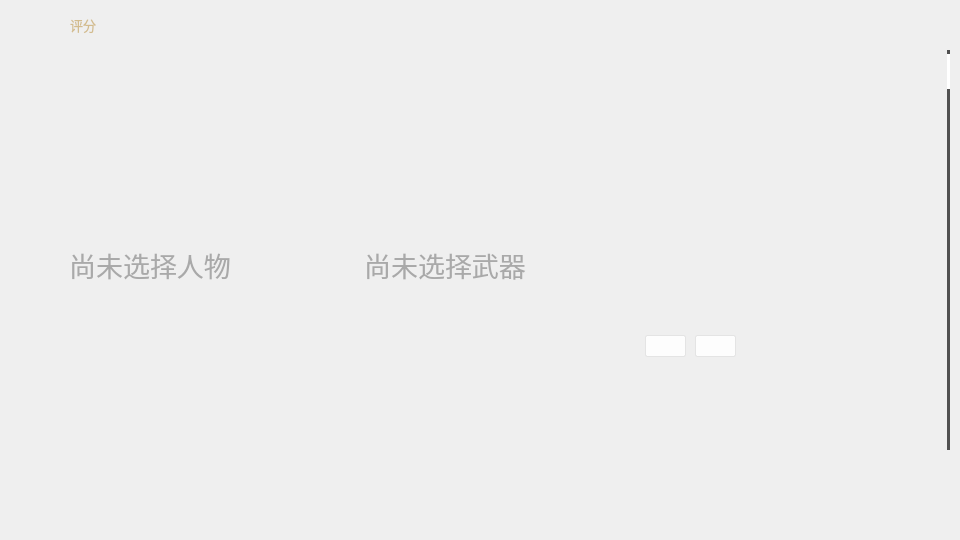
<?xml version="1.0" encoding="UTF-8"?>
<ui version="4.0">
 <class>Rating</class>
 <widget class="QWidget" name="Rating">
  <property name="geometry">
   <rect>
    <x>0</x>
    <y>0</y>
    <width>960</width>
    <height>540</height>
   </rect>
  </property>
  <property name="windowTitle">
   <string>Form</string>
  </property>
  <property name="styleSheet">
   <string notr="true"/>
  </property>
  <widget class="QPushButton" name="Back">
   <property name="geometry">
    <rect>
     <x>900</x>
     <y>3</y>
     <width>42</width>
     <height>42</height>
    </rect>
   </property>
   <property name="font">
    <font>
     <family>汉仪文黑-85W</family>
     <pointsize>25</pointsize>
    </font>
   </property>
   <property name="autoFillBackground">
    <bool>false</bool>
   </property>
   <property name="styleSheet">
    <string notr="true">/*按钮普通态*/
QPushButton
{
	/*字体为微软雅黑*/
    font-family:汉仪文黑-85W;
    /*字体大小为20点*/
    font-size:25pt;
    /*字体颜色为黑色*/    
    color:black;
    /*背景颜色*/  
    background-color:transparent;
    /*边框圆角半径为25像素*/ 
    border-radius:21px;
	border-image: url(:/Icon/close.png)
}

/*按钮停留态*/
/*QPushButton:hover*/
/*{*/
    /*背景颜色*/  
    /*background-color: #ecf5ff;*/
	/*字体颜色*/  
    /*color: #409eff;*/
/*}*/

/*按钮按下态*/
QPushButton:pressed
{
    /*字体颜色为黑色*/    
    color:black;
    /*左内边距为3像素，让按下时字向右移动3像素*/  
    padding-left:3px;
    /*上内边距为3像素，让按下时字向下移动3像素*/  
    padding-top:3px;
	border-image: url(:/Icon/close_selected.png)
}</string>
   </property>
   <property name="text">
    <string/>
   </property>
   <property name="autoDefault">
    <bool>false</bool>
   </property>
   <property name="default">
    <bool>false</bool>
   </property>
  </widget>
  <widget class="QPushButton" name="Save">
   <property name="geometry">
    <rect>
     <x>15</x>
     <y>3</y>
     <width>42</width>
     <height>42</height>
    </rect>
   </property>
   <property name="font">
    <font>
     <family>汉仪文黑-85W</family>
     <pointsize>15</pointsize>
    </font>
   </property>
   <property name="toolTip">
    <string>&lt;html&gt;&lt;head/&gt;&lt;body&gt;&lt;p&gt;保存&lt;/p&gt;&lt;/body&gt;&lt;/html&gt;</string>
   </property>
   <property name="whatsThis">
    <string>&lt;html&gt;&lt;head/&gt;&lt;body&gt;&lt;p&gt;保存&lt;/p&gt;&lt;/body&gt;&lt;/html&gt;</string>
   </property>
   <property name="autoFillBackground">
    <bool>false</bool>
   </property>
   <property name="styleSheet">
    <string notr="true">/*按钮普通态*/
QPushButton
{
	/*字体为微软雅黑*/
    font-family:汉仪文黑-85W;
    /*字体大小为20点*/
    font-size:15pt;
    /*字体颜色为黑色*/    
    color:black;
    /*背景颜色*/  
    background-color:transparent;
    /*边框圆角半径为25像素*/ 
    border-radius:21px;
	border-image: url(:/Icon/save.png)
}

/*按钮停留态*/
/*QPushButton:hover
{
    /*背景颜色*/  
    /*background-color: #ecf5ff;
	/*字体颜色*/  
    /*color: #409eff;
}

/*按钮按下态*/
QPushButton:pressed
{
    /*字体颜色为黑色*/    
    color:black;
    /*背景颜色*/  
    background-color:transparent;
    /*左内边距为3像素，让按下时字向右移动3像素*/  
    padding-left:3px;
    /*上内边距为3像素，让按下时字向下移动3像素*/  
    padding-top:3px;
	border-image: url(:/Icon/save_selected.png)
}</string>
   </property>
   <property name="text">
    <string/>
   </property>
   <property name="autoDefault">
    <bool>false</bool>
   </property>
   <property name="default">
    <bool>false</bool>
   </property>
  </widget>
  <widget class="QLabel" name="bg">
   <property name="geometry">
    <rect>
     <x>0</x>
     <y>0</y>
     <width>960</width>
     <height>540</height>
    </rect>
   </property>
   <property name="styleSheet">
    <string notr="true">background-color: transparent;
border-image: url(:/BG/background.png);</string>
   </property>
   <property name="text">
    <string/>
   </property>
  </widget>
  <widget class="QLabel" name="text">
   <property name="geometry">
    <rect>
     <x>70</x>
     <y>9</y>
     <width>121</width>
     <height>31</height>
    </rect>
   </property>
   <property name="font">
    <font>
     <family>汉仪文黑-85W</family>
     <pointsize>10</pointsize>
     <kerning>false</kerning>
    </font>
   </property>
   <property name="styleSheet">
    <string notr="true">background-color: transparent;
color: rgb(211, 188, 142);</string>
   </property>
   <property name="text">
    <string>评分</string>
   </property>
  </widget>
  <widget class="QScrollArea" name="favoriteArea">
   <property name="geometry">
    <rect>
     <x>600</x>
     <y>50</y>
     <width>350</width>
     <height>400</height>
    </rect>
   </property>
   <property name="styleSheet">
    <string notr="true">background-color: transparent;</string>
   </property>
   <property name="frameShape">
    <enum>QFrame::NoFrame</enum>
   </property>
   <property name="horizontalScrollBarPolicy">
    <enum>Qt::ScrollBarAlwaysOff</enum>
   </property>
   <property name="widgetResizable">
    <bool>false</bool>
   </property>
   <widget class="QWidget" name="favorite">
    <property name="geometry">
     <rect>
      <x>0</x>
      <y>0</y>
      <width>350</width>
      <height>400</height>
     </rect>
    </property>
    <property name="styleSheet">
     <string notr="true">background-color: transparent;</string>
    </property>
    <widget class="QScrollBar" name="verticalScrollBar_3">
     <property name="geometry">
      <rect>
       <x>347</x>
       <y>0</y>
       <width>4</width>
       <height>400</height>
      </rect>
     </property>
     <property name="styleSheet">
      <string notr="true">/* 设置垂直滚动条基本样式*/
QScrollBar:vertical
{
    width:4px;
    background:#515151;
    margin:0px,0px,0px,0px;
    padding-top:4px;   /* 留出9px给上面和下面的箭头*/
    padding-bottom:4px;
}
QScrollBar::handle:vertical
{
    width:4px;
    background:white;
    border-radius:4px;   /* 滚动条两端变成椭圆 */
    min-height:20;
}
QScrollBar::handle:vertical:hover
{
    width:4px;
    background:white;   /* 鼠标放到滚动条上的时候，颜色变深*/
    border-radius:4px;
    min-height:20;
}
QScrollBar::add-line:vertical   /* 这个应该是设置下箭头的，3.png就是箭头*/
{
    border:none;
}
QScrollBar::sub-line:vertical   /* 设置上箭头*/
{
    border:none;
}</string>
     </property>
     <property name="orientation">
      <enum>Qt::Vertical</enum>
     </property>
    </widget>
    <widget class="QLabel" name="entry1">
     <property name="geometry">
      <rect>
       <x>20</x>
       <y>170</y>
       <width>311</width>
       <height>40</height>
      </rect>
     </property>
     <property name="font">
      <font>
       <family>汉仪文黑-85W</family>
       <pointsize>12</pointsize>
      </font>
     </property>
     <property name="styleSheet">
      <string notr="true"/>
     </property>
     <property name="text">
      <string/>
     </property>
     <property name="alignment">
      <set>Qt::AlignCenter</set>
     </property>
    </widget>
    <widget class="QLabel" name="entry2">
     <property name="geometry">
      <rect>
       <x>20</x>
       <y>215</y>
       <width>311</width>
       <height>31</height>
      </rect>
     </property>
     <property name="font">
      <font>
       <family>汉仪文黑-85W</family>
       <pointsize>10</pointsize>
      </font>
     </property>
     <property name="styleSheet">
      <string notr="true"/>
     </property>
     <property name="text">
      <string/>
     </property>
     <property name="alignment">
      <set>Qt::AlignCenter</set>
     </property>
    </widget>
    <widget class="QLabel" name="entry3">
     <property name="geometry">
      <rect>
       <x>20</x>
       <y>250</y>
       <width>311</width>
       <height>31</height>
      </rect>
     </property>
     <property name="font">
      <font>
       <family>汉仪文黑-85W</family>
       <pointsize>10</pointsize>
      </font>
     </property>
     <property name="styleSheet">
      <string notr="true"/>
     </property>
     <property name="text">
      <string/>
     </property>
     <property name="alignment">
      <set>Qt::AlignCenter</set>
     </property>
    </widget>
    <widget class="QComboBox" name="entryBox">
     <property name="geometry">
      <rect>
       <x>45</x>
       <y>285</y>
       <width>41</width>
       <height>22</height>
      </rect>
     </property>
     <property name="font">
      <font>
       <family>汉仪文黑-85W</family>
       <pointsize>12</pointsize>
      </font>
     </property>
     <property name="styleSheet">
      <string notr="true">QComboBox
{
  color:#666666;
  background-color: rgba(255, 255, 255, 216);
  padding: 1px 1px 1px 3px;
  border:1px solid rgba(228,228,228,1);
  border-radius:2px 2px 0px 0px;
}
QComboBox::drop-down 
{
  background-color: transparent;
}
QComboBox QAbstractItemView
{
    background:rgba(255,255,255,216);
    border:1px solid rgba(228,228,228,1);
    border-radius:0px 0px 2px 2px;
    outline: 0px; 
}

QComboBox QAbstractItemView::item
{
	height:36px;
	color:#666666;
	background-color:#FFFFFF;
}
QComboBox QAbstractItemView::item:hover
{
  background-color:#409CE1;
  color:#ffffff;
}
QComboBox QAbstractItemView::item:selected
{
  background-color:#409CE1;
  color:#ffffff;
}
</string>
     </property>
     <item>
      <property name="text">
       <string/>
      </property>
     </item>
     <item>
      <property name="text">
       <string>生</string>
      </property>
     </item>
     <item>
      <property name="text">
       <string>攻</string>
      </property>
     </item>
     <item>
      <property name="text">
       <string>防</string>
      </property>
     </item>
     <item>
      <property name="text">
       <string>精</string>
      </property>
     </item>
     <item>
      <property name="text">
       <string>充</string>
      </property>
     </item>
    </widget>
    <widget class="QComboBox" name="entryBox2">
     <property name="geometry">
      <rect>
       <x>95</x>
       <y>285</y>
       <width>41</width>
       <height>22</height>
      </rect>
     </property>
     <property name="font">
      <font>
       <family>汉仪文黑-85W</family>
       <pointsize>12</pointsize>
      </font>
     </property>
     <property name="styleSheet">
      <string notr="true">QComboBox
{
  color:#666666;
  background-color: rgba(255, 255, 255, 216);
  padding: 1px 1px 1px 3px;
  border:1px solid rgba(228,228,228,1);
  border-radius:2px 2px 0px 0px;
}
QComboBox::drop-down 
{
  background-color: transparent;
}
QComboBox QAbstractItemView
{
    background:rgba(255,255,255,216);
    border:1px solid rgba(228,228,228,1);
    border-radius:0px 0px 2px 2px;
    outline: 0px; 
}

QComboBox QAbstractItemView::item
{
	height:36px;
	color:#666666;
	background-color:#FFFFFF;
}
QComboBox QAbstractItemView::item:hover
{
  background-color:#409CE1;
  color:#ffffff;
}
QComboBox QAbstractItemView::item:selected
{
  background-color:#409CE1;
  color:#ffffff;
}
</string>
     </property>
     <item>
      <property name="text">
       <string/>
      </property>
     </item>
     <item>
      <property name="text">
       <string>生</string>
      </property>
     </item>
     <item>
      <property name="text">
       <string>攻</string>
      </property>
     </item>
     <item>
      <property name="text">
       <string>防</string>
      </property>
     </item>
     <item>
      <property name="text">
       <string>精</string>
      </property>
     </item>
     <item>
      <property name="text">
       <string>充</string>
      </property>
     </item>
    </widget>
    <widget class="QLabel" name="entry4">
     <property name="geometry">
      <rect>
       <x>145</x>
       <y>280</y>
       <width>181</width>
       <height>31</height>
      </rect>
     </property>
     <property name="font">
      <font>
       <family>汉仪文黑-85W</family>
       <pointsize>12</pointsize>
      </font>
     </property>
     <property name="styleSheet">
      <string notr="true"/>
     </property>
     <property name="text">
      <string/>
     </property>
     <property name="alignment">
      <set>Qt::AlignLeading|Qt::AlignLeft|Qt::AlignVCenter</set>
     </property>
    </widget>
    <widget class="QLabel" name="entry5">
     <property name="geometry">
      <rect>
       <x>20</x>
       <y>310</y>
       <width>311</width>
       <height>21</height>
      </rect>
     </property>
     <property name="font">
      <font>
       <family>汉仪文黑-85W</family>
       <pointsize>10</pointsize>
      </font>
     </property>
     <property name="styleSheet">
      <string notr="true"/>
     </property>
     <property name="text">
      <string/>
     </property>
     <property name="alignment">
      <set>Qt::AlignCenter</set>
     </property>
    </widget>
   </widget>
  </widget>
  <widget class="QPushButton" name="rate">
   <property name="geometry">
    <rect>
     <x>780</x>
     <y>490</y>
     <width>125</width>
     <height>40</height>
    </rect>
   </property>
   <property name="toolTip">
    <string>&lt;html&gt;&lt;head/&gt;&lt;body&gt;&lt;p&gt;修改所选圣遗物属性&lt;/p&gt;&lt;/body&gt;&lt;/html&gt;</string>
   </property>
   <property name="styleSheet">
    <string notr="true">QPushButton
{
background-color: transparent;
border-radius:31px;
border-image: url(:/Icon/rate.png)
}

QPushButton:pressed
{
border-image: url(:/Icon/rate_selected.png)
}</string>
   </property>
   <property name="text">
    <string/>
   </property>
  </widget>
  <widget class="QWidget" name="character" native="true">
   <property name="geometry">
    <rect>
     <x>10</x>
     <y>50</y>
     <width>280</width>
     <height>430</height>
    </rect>
   </property>
   <property name="styleSheet">
    <string notr="true">background-color: transparent;</string>
   </property>
   <widget class="QLabel" name="bgChar">
    <property name="geometry">
     <rect>
      <x>0</x>
      <y>0</y>
      <width>280</width>
      <height>430</height>
     </rect>
    </property>
    <property name="font">
     <font>
      <family>汉仪文黑-85W</family>
      <pointsize>20</pointsize>
     </font>
    </property>
    <property name="styleSheet">
     <string notr="true">background-color: transparent;
color:rgb(169, 169, 169);</string>
    </property>
    <property name="text">
     <string>尚未选择人物</string>
    </property>
    <property name="alignment">
     <set>Qt::AlignCenter</set>
    </property>
   </widget>
  </widget>
  <widget class="QPushButton" name="change1">
   <property name="geometry">
    <rect>
     <x>98</x>
     <y>490</y>
     <width>84</width>
     <height>30</height>
    </rect>
   </property>
   <property name="styleSheet">
    <string notr="true">QPushButton
{
background-color: transparent;
border-radius:31px;
border-image: url(:/Icon/change.png)
}

QPushButton:pressed
{
border-image: url(:/Icon/change_selected.png)
}</string>
   </property>
   <property name="text">
    <string/>
   </property>
  </widget>
  <widget class="QWidget" name="weapon" native="true">
   <property name="geometry">
    <rect>
     <x>305</x>
     <y>50</y>
     <width>280</width>
     <height>430</height>
    </rect>
   </property>
   <property name="styleSheet">
    <string notr="true">background-color: transparent;</string>
   </property>
   <widget class="QLabel" name="bgWeap">
    <property name="geometry">
     <rect>
      <x>0</x>
      <y>0</y>
      <width>280</width>
      <height>430</height>
     </rect>
    </property>
    <property name="font">
     <font>
      <family>汉仪文黑-85W</family>
      <pointsize>20</pointsize>
     </font>
    </property>
    <property name="styleSheet">
     <string notr="true">background-color: transparent;
color:rgb(169, 169, 169);</string>
    </property>
    <property name="text">
     <string>尚未选择武器</string>
    </property>
    <property name="alignment">
     <set>Qt::AlignCenter</set>
    </property>
   </widget>
  </widget>
  <widget class="QPushButton" name="change2">
   <property name="geometry">
    <rect>
     <x>400</x>
     <y>490</y>
     <width>84</width>
     <height>30</height>
    </rect>
   </property>
   <property name="styleSheet">
    <string notr="true">QPushButton
{
background-color: transparent;
border-radius:31px;
border-image: url(:/Icon/change.png)
}

QPushButton:pressed
{
border-image: url(:/Icon/change_selected.png)
}</string>
   </property>
   <property name="text">
    <string/>
   </property>
  </widget>
  <zorder>bg</zorder>
  <zorder>Back</zorder>
  <zorder>Save</zorder>
  <zorder>text</zorder>
  <zorder>favoriteArea</zorder>
  <zorder>rate</zorder>
  <zorder>character</zorder>
  <zorder>change1</zorder>
  <zorder>weapon</zorder>
  <zorder>change2</zorder>
 </widget>
 <resources/>
 <connections/>
</ui>
